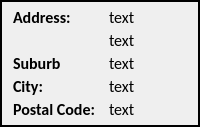
       <widget class="QFrame" name="f2_prac_address">
        <property name="frameShape">
         <enum>QFrame::WinPanel</enum>
        </property>
        <layout class="QFormLayout" name="formLayout">
         <property name="horizontalSpacing">
          <number>14</number>
         </property>
         <property name="verticalSpacing">
          <number>2</number>
         </property>
         <property name="topMargin">
          <number>5</number>
         </property>
         <property name="bottomMargin">
          <number>5</number>
         </property>
         <item row="0" column="0">
          <widget class="QLabel" name="address">
           <property name="font">
            <font>
             <family>Calibri</family>
             <pointsize>12</pointsize>
             <bold>true</bold>
            </font>
           </property>
           <property name="text">
            <string>Address:</string>
           </property>
          </widget>
         </item>
         <item row="0" column="1">
          <widget class="QLabel" name="l1">
           <property name="font">
            <font>
             <family>Calibri</family>
             <pointsize>12</pointsize>
             <bold>false</bold>
            </font>
           </property>
           <property name="text">
            <string>text</string>
           </property>
          </widget>
         </item>
         <item row="1" column="0">
          <widget class="QLabel" name="suburb">
           <property name="font">
            <font>
             <family>Calibri</family>
             <pointsize>12</pointsize>
             <bold>true</bold>
            </font>
           </property>
           <property name="text">
            <string/>
           </property>
          </widget>
         </item>
         <item row="1" column="1">
          <widget class="QLabel" name="l2">
           <property name="font">
            <font>
             <family>Calibri</family>
             <pointsize>12</pointsize>
             <bold>false</bold>
            </font>
           </property>
           <property name="text">
            <string>text</string>
           </property>
          </widget>
         </item>
         <item row="2" column="0">
          <widget class="QLabel" name="suburb_2">
           <property name="font">
            <font>
             <family>Calibri</family>
             <pointsize>12</pointsize>
             <bold>true</bold>
            </font>
           </property>
           <property name="text">
            <string>Suburb</string>
           </property>
          </widget>
         </item>
         <item row="2" column="1">
          <widget class="QLabel" name="l3">
           <property name="font">
            <font>
             <family>Calibri</family>
             <pointsize>12</pointsize>
             <bold>false</bold>
            </font>
           </property>
           <property name="text">
            <string>text</string>
           </property>
          </widget>
         </item>
         <item row="3" column="0">
          <widget class="QLabel" name="city">
           <property name="font">
            <font>
             <family>Calibri</family>
             <pointsize>12</pointsize>
             <bold>true</bold>
            </font>
           </property>
           <property name="text">
            <string>City:</string>
           </property>
          </widget>
         </item>
         <item row="3" column="1">
          <widget class="QLabel" name="l4">
           <property name="font">
            <font>
             <family>Calibri</family>
             <pointsize>12</pointsize>
             <bold>false</bold>
            </font>
           </property>
           <property name="text">
            <string>text</string>
           </property>
          </widget>
         </item>
         <item row="4" column="0">
          <widget class="QLabel" name="postal">
           <property name="font">
            <font>
             <family>Calibri</family>
             <pointsize>12</pointsize>
             <bold>true</bold>
            </font>
           </property>
           <property name="text">
            <string>Postal Code:</string>
           </property>
          </widget>
         </item>
         <item row="4" column="1">
          <widget class="QLabel" name="l5">
           <property name="font">
            <font>
             <family>Calibri</family>
             <pointsize>12</pointsize>
             <bold>false</bold>
            </font>
           </property>
           <property name="text">
            <string>text</string>
           </property>
          </widget>
         </item>
        </layout>
       </widget>
